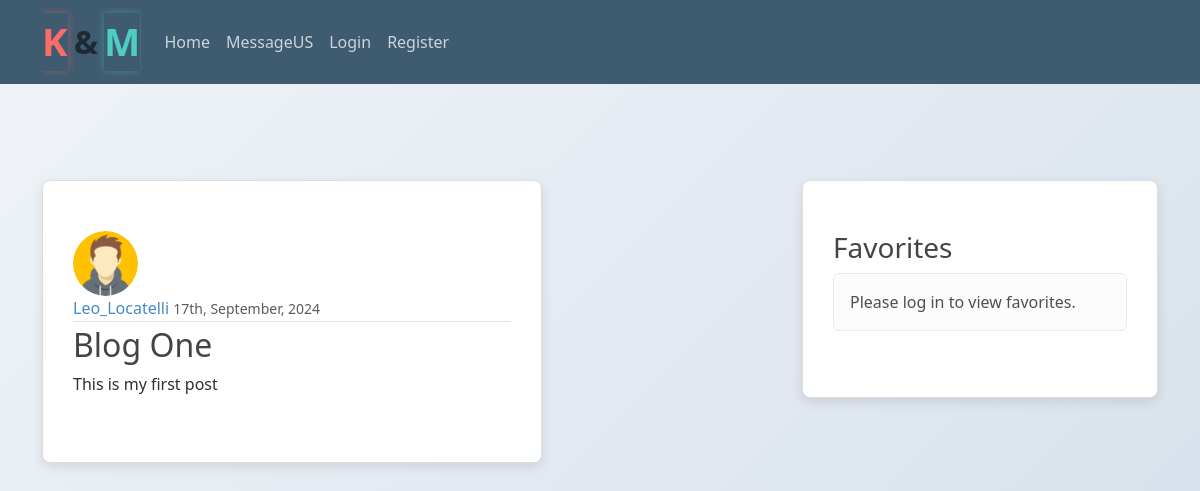
/post/1, run on the app's committed database.
### blog/models.py (models this page shows, shortened)
class Post(models.Model):
    title = models.CharField(max_length=100)
    content = models.TextField()
    date_posted = models.DateTimeField(auto_now_add=True)
    author = models.ForeignKey(User, on_delete=models.CASCADE)
    author = models.ForeignKey(User, on_delete=models.CASCADE, default=1)
    favorites = models.ManyToManyField(User, related_name="favorite_posts", blank=True)

### users/models.py (models this page shows, shortened)
class Profile(models.Model):
    user = models.OneToOneField(User, on_delete=models.CASCADE)
    image = models.ImageField(default='default.jpg', upload_to='profile_pics')

### blog/views.py (the view)
# urls.py: path('post/<int:pk>', PostDetailView.as_view(), name='post-detail'),
class PostDetailView(DetailView):
    model = Post

### blog/templates/blog/post_detail.html (shortened to what this page needs)
{% extends "blog/base.html" %}
{% block content %}
<article class="media content-section">
    <img class="rounded-circle article-img" src="{{ object.author.profile.image.url }}">
    <div class="media-body">
        <div class="article-metadata">
            <a class="mr-2" href="{% url 'user-posts' post.author.username %}">{{ object.author }}</a>
            <small class="text-muted">{{ object.date_posted|date:'dS, F, Y' }}</small>
        </div>
        <h2 class="article-title">{{ object.title }}</h2>
        <p class="article-content">{{ object.content }}</p>
    </div>
</article>
{% endblock content %}

### blog/static/blog/main.css (style rules this page uses)
body { background: #cbcaca; color: #313030; margin-top: 5rem; background: linear-gradient(135deg, #f0f4f8, #d9e2ec); animation: bgGradientShift 70s ease-in-out infinite; }
h1, h2, h3, h4, h5, h6 { color: #444444; }
.content-section { background: #ffffff; padding: 10px 20px; border: 1px solid #dddddd; border-radius: 3px; margin-bottom: 20px; }
.article-title { color: #444444; }
.article-content { white-space: pre-line; }
.article-img { height: 65px; width: 65px; margin-right: 16px; }
.article-metadata { padding-bottom: 1px; margin-bottom: 4px; border-bottom: 1px solid #e3e3e3 }
.content-section { background: #ffffff; border: 1px solid #ddd; border-radius: 8px; box-shadow: 0px 4px 12px rgba(0, 0, 0, 0.1); padding: 50px 30px; margin-bottom: 40px; max-width: 500px; margin-top: 100px; }
a { color: #428bca; text-decoration: none; }
.text-muted { color: #777777; font-size: 0.875em; }

### data on the page
Post: author.profile.image (picture), author "Leo_Locatelli", date_posted "17th, September, 2024", title "Blog One", content "This is my first post"
